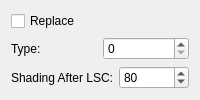
     <widget class="QWidget" name="page_9">
      <layout class="QVBoxLayout" name="verticalLayout_6">
       <item>
        <layout class="QHBoxLayout" name="horizontalLayout_35">
         <item>
          <widget class="QCheckBox" name="lscreplacecheckBox">
           <property name="text">
            <string>Replace</string>
           </property>
          </widget>
         </item>
        </layout>
       </item>
       <item>
        <layout class="QHBoxLayout" name="horizontalLayout_34">
         <item>
          <widget class="QLabel" name="label_32">
           <property name="text">
            <string>Type:</string>
           </property>
          </widget>
         </item>
         <item>
          <widget class="QSpinBox" name="lsctypespinBox">
           <property name="maximum">
            <number>3</number>
           </property>
          </widget>
         </item>
        </layout>
       </item>
       <item>
        <layout class="QHBoxLayout" name="horizontalLayout_33">
         <item>
          <widget class="QLabel" name="label_33">
           <property name="text">
            <string>Shading After LSC:</string>
           </property>
          </widget>
         </item>
         <item>
          <widget class="QSpinBox" name="lscshadingspinBox">
           <property name="minimum">
            <number>1</number>
           </property>
           <property name="maximum">
            <number>100</number>
           </property>
           <property name="value">
            <number>80</number>
           </property>
          </widget>
         </item>
        </layout>
       </item>
      </layout>
     </widget>
